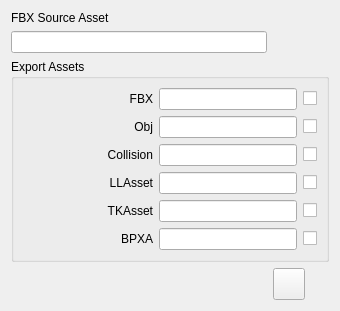
<?xml version="1.0" encoding="UTF-8"?>
<ui version="4.0">
 <class>FileReferencesPanel</class>
 <widget class="QWidget" name="FileReferencesPanel">
  <property name="geometry">
   <rect>
    <x>0</x>
    <y>0</y>
    <width>340</width>
    <height>311</height>
   </rect>
  </property>
  <property name="sizePolicy">
   <sizepolicy hsizetype="Fixed" vsizetype="Preferred">
    <horstretch>0</horstretch>
    <verstretch>0</verstretch>
   </sizepolicy>
  </property>
  <property name="minimumSize">
   <size>
    <width>340</width>
    <height>0</height>
   </size>
  </property>
  <property name="maximumSize">
   <size>
    <width>340</width>
    <height>16777215</height>
   </size>
  </property>
  <property name="windowTitle">
   <string>Form</string>
  </property>
  <layout class="QGridLayout" name="gridLayout">
   <item row="0" column="0">
    <widget class="QLabel" name="labelFBXSourceAsset">
     <property name="text">
      <string>FBX Source Asset</string>
     </property>
    </widget>
   </item>
   <item row="1" column="0">
    <widget class="QLineEdit" name="lineEditFBXSourceAsset"/>
   </item>
   <item row="1" column="1">
    <layout class="QHBoxLayout" name="horizontalLayout">
     <property name="spacing">
      <number>4</number>
     </property>
     <item>
      <widget class="QPushButton" name="btnOpenFile">
       <property name="minimumSize">
        <size>
         <width>16</width>
         <height>16</height>
        </size>
       </property>
       <property name="maximumSize">
        <size>
         <width>16</width>
         <height>16</height>
        </size>
       </property>
       <property name="text">
        <string/>
       </property>
       <property name="icon">
        <iconset resource="BlastToolBar.qrc">
         <normaloff>:/AppMainWindow/images/openFile.png</normaloff>:/AppMainWindow/images/openFile.png</iconset>
       </property>
       <property name="iconSize">
        <size>
         <width>20</width>
         <height>20</height>
        </size>
       </property>
       <property name="flat">
        <bool>true</bool>
       </property>
      </widget>
     </item>
     <item>
      <widget class="QPushButton" name="btnReload">
       <property name="minimumSize">
        <size>
         <width>16</width>
         <height>16</height>
        </size>
       </property>
       <property name="maximumSize">
        <size>
         <width>16</width>
         <height>16</height>
        </size>
       </property>
       <property name="text">
        <string/>
       </property>
       <property name="icon">
        <iconset resource="BlastToolBar.qrc">
         <normaloff>:/AppMainWindow/images/refreshReload.png</normaloff>:/AppMainWindow/images/refreshReload.png</iconset>
       </property>
       <property name="flat">
        <bool>true</bool>
       </property>
      </widget>
     </item>
     <item>
      <widget class="QPushButton" name="btnRemove">
       <property name="minimumSize">
        <size>
         <width>16</width>
         <height>16</height>
        </size>
       </property>
       <property name="maximumSize">
        <size>
         <width>16</width>
         <height>16</height>
        </size>
       </property>
       <property name="text">
        <string/>
       </property>
       <property name="icon">
        <iconset resource="BlastToolBar.qrc">
         <normaloff>:/AppMainWindow/images/Remove_icon.png</normaloff>:/AppMainWindow/images/Remove_icon.png</iconset>
       </property>
       <property name="flat">
        <bool>true</bool>
       </property>
      </widget>
     </item>
    </layout>
   </item>
   <item row="2" column="0" colspan="2">
    <widget class="QGroupBox" name="groupBox">
     <property name="title">
      <string>Export Assets</string>
     </property>
     <layout class="QGridLayout" name="gridLayout_2">
      <item row="0" column="0">
       <widget class="QLabel" name="labelFBX">
        <property name="sizePolicy">
         <sizepolicy hsizetype="Fixed" vsizetype="Preferred">
          <horstretch>0</horstretch>
          <verstretch>0</verstretch>
         </sizepolicy>
        </property>
        <property name="minimumSize">
         <size>
          <width>130</width>
          <height>0</height>
         </size>
        </property>
        <property name="maximumSize">
         <size>
          <width>130</width>
          <height>16777215</height>
         </size>
        </property>
        <property name="text">
         <string>FBX</string>
        </property>
        <property name="alignment">
         <set>Qt::AlignRight|Qt::AlignTrailing|Qt::AlignVCenter</set>
        </property>
       </widget>
      </item>
      <item row="2" column="1">
       <widget class="QLineEdit" name="lineEditCollision"/>
      </item>
      <item row="2" column="0">
       <widget class="QLabel" name="labelCollision">
        <property name="sizePolicy">
         <sizepolicy hsizetype="Fixed" vsizetype="Preferred">
          <horstretch>0</horstretch>
          <verstretch>0</verstretch>
         </sizepolicy>
        </property>
        <property name="minimumSize">
         <size>
          <width>130</width>
          <height>0</height>
         </size>
        </property>
        <property name="maximumSize">
         <size>
          <width>130</width>
          <height>16777215</height>
         </size>
        </property>
        <property name="text">
         <string>Collision</string>
        </property>
        <property name="alignment">
         <set>Qt::AlignRight|Qt::AlignTrailing|Qt::AlignVCenter</set>
        </property>
       </widget>
      </item>
      <item row="1" column="1">
       <widget class="QLineEdit" name="lineEditObj"/>
      </item>
      <item row="0" column="1">
       <widget class="QLineEdit" name="lineEditFBX"/>
      </item>
      <item row="1" column="0">
       <widget class="QLabel" name="labelObj">
        <property name="sizePolicy">
         <sizepolicy hsizetype="Fixed" vsizetype="Preferred">
          <horstretch>0</horstretch>
          <verstretch>0</verstretch>
         </sizepolicy>
        </property>
        <property name="minimumSize">
         <size>
          <width>130</width>
          <height>0</height>
         </size>
        </property>
        <property name="maximumSize">
         <size>
          <width>130</width>
          <height>16777215</height>
         </size>
        </property>
        <property name="text">
         <string>Obj</string>
        </property>
        <property name="alignment">
         <set>Qt::AlignRight|Qt::AlignTrailing|Qt::AlignVCenter</set>
        </property>
       </widget>
      </item>
      <item row="0" column="2">
       <widget class="QCheckBox" name="checkBoxFBX">
        <property name="text">
         <string/>
        </property>
       </widget>
      </item>
      <item row="1" column="2">
       <widget class="QCheckBox" name="checkBoxObj">
        <property name="text">
         <string/>
        </property>
       </widget>
      </item>
      <item row="2" column="2">
       <widget class="QCheckBox" name="checkBoxCollision">
        <property name="text">
         <string/>
        </property>
       </widget>
      </item>
      <item row="3" column="0">
       <widget class="QLabel" name="labelLLAsset">
        <property name="sizePolicy">
         <sizepolicy hsizetype="Fixed" vsizetype="Preferred">
          <horstretch>0</horstretch>
          <verstretch>0</verstretch>
         </sizepolicy>
        </property>
        <property name="minimumSize">
         <size>
          <width>130</width>
          <height>0</height>
         </size>
        </property>
        <property name="maximumSize">
         <size>
          <width>130</width>
          <height>16777215</height>
         </size>
        </property>
        <property name="text">
         <string>LLAsset</string>
        </property>
        <property name="alignment">
         <set>Qt::AlignRight|Qt::AlignTrailing|Qt::AlignVCenter</set>
        </property>
       </widget>
      </item>
      <item row="3" column="1">
       <widget class="QLineEdit" name="lineEditLLAsset"/>
      </item>
      <item row="3" column="2">
       <widget class="QCheckBox" name="checkBoxLLAsset">
        <property name="text">
         <string/>
        </property>
       </widget>
      </item>
      <item row="4" column="0">
       <widget class="QLabel" name="labelTKAsset">
        <property name="sizePolicy">
         <sizepolicy hsizetype="Fixed" vsizetype="Preferred">
          <horstretch>0</horstretch>
          <verstretch>0</verstretch>
         </sizepolicy>
        </property>
        <property name="minimumSize">
         <size>
          <width>130</width>
          <height>0</height>
         </size>
        </property>
        <property name="maximumSize">
         <size>
          <width>130</width>
          <height>16777215</height>
         </size>
        </property>
        <property name="text">
         <string>TKAsset</string>
        </property>
        <property name="alignment">
         <set>Qt::AlignRight|Qt::AlignTrailing|Qt::AlignVCenter</set>
        </property>
       </widget>
      </item>
      <item row="4" column="1">
       <widget class="QLineEdit" name="lineEditTKAsset"/>
      </item>
      <item row="4" column="2">
       <widget class="QCheckBox" name="checkBoxTKAsset">
        <property name="text">
         <string/>
        </property>
       </widget>
      </item>
      <item row="5" column="0">
       <widget class="QLabel" name="labelBPXA">
        <property name="sizePolicy">
         <sizepolicy hsizetype="Fixed" vsizetype="Preferred">
          <horstretch>0</horstretch>
          <verstretch>0</verstretch>
         </sizepolicy>
        </property>
        <property name="minimumSize">
         <size>
          <width>130</width>
          <height>0</height>
         </size>
        </property>
        <property name="maximumSize">
         <size>
          <width>130</width>
          <height>16777215</height>
         </size>
        </property>
        <property name="text">
         <string>BPXA</string>
        </property>
        <property name="alignment">
         <set>Qt::AlignRight|Qt::AlignTrailing|Qt::AlignVCenter</set>
        </property>
       </widget>
      </item>
      <item row="5" column="1">
       <widget class="QLineEdit" name="lineEditBPXA"/>
      </item>
      <item row="5" column="2">
       <widget class="QCheckBox" name="checkBoxBPXA">
        <property name="text">
         <string/>
        </property>
       </widget>
      </item>
     </layout>
    </widget>
   </item>
   <item row="3" column="1">
    <widget class="QPushButton" name="btnSave">
     <property name="minimumSize">
      <size>
       <width>32</width>
       <height>32</height>
      </size>
     </property>
     <property name="maximumSize">
      <size>
       <width>32</width>
       <height>32</height>
      </size>
     </property>
     <property name="text">
      <string/>
     </property>
     <property name="icon">
      <iconset resource="BlastToolBar.qrc">
       <normaloff>:/AppMainWindow/images/saveDisc.png</normaloff>:/AppMainWindow/images/saveDisc.png</iconset>
     </property>
     <property name="iconSize">
      <size>
       <width>32</width>
       <height>32</height>
      </size>
     </property>
    </widget>
   </item>
  </layout>
 </widget>
 <tabstops>
  <tabstop>lineEditFBXSourceAsset</tabstop>
  <tabstop>btnOpenFile</tabstop>
  <tabstop>btnReload</tabstop>
  <tabstop>btnRemove</tabstop>
  <tabstop>lineEditFBX</tabstop>
  <tabstop>checkBoxFBX</tabstop>
  <tabstop>lineEditObj</tabstop>
  <tabstop>checkBoxObj</tabstop>
  <tabstop>lineEditCollision</tabstop>
  <tabstop>checkBoxCollision</tabstop>
  <tabstop>lineEditLLAsset</tabstop>
  <tabstop>checkBoxLLAsset</tabstop>
  <tabstop>lineEditTKAsset</tabstop>
  <tabstop>checkBoxTKAsset</tabstop>
  <tabstop>lineEditBPXA</tabstop>
  <tabstop>checkBoxBPXA</tabstop>
  <tabstop>btnSave</tabstop>
 </tabstops>
 <resources>
  <include location="BlastToolBar.qrc"/>
 </resources>
 <connections/>
</ui>
